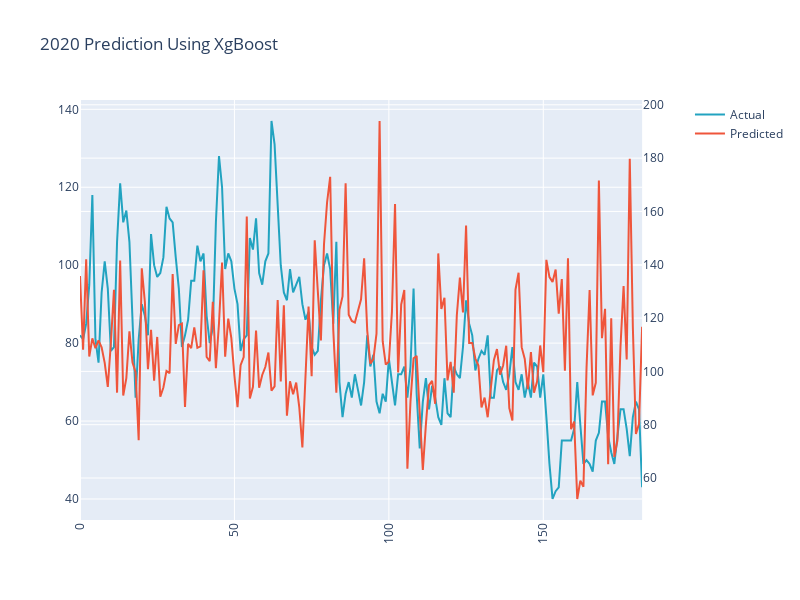

Notebook code for this chart:
### Code cell
import plotly.graph_objects as go
from plotly.subplots import make_subplots

trace1 = go.Scatter(
   
    y=df_xg.iloc[:,-1],
    name="Actual",
    marker=dict(
        color='rgb(34,163,192)'
               )
)
trace2 = go.Scatter(
    y=df_xg.iloc[:,0],
    
    name='Predicted',
    yaxis='y2'

)
fig = make_subplots(specs=[[{"secondary_y": True}]])
fig.add_trace(trace1)
fig.add_trace(trace2,secondary_y=True)
fig['layout'].update(height = 600, width = 800, title = "2020 Prediction Using XgBoost",xaxis=dict(
      tickangle=-90
    ))
fig.show()

### Figure 1 — Plotly figure (JSON) as saved in the notebook; plotly's stock layout.template omitted (floating-point values rounded to 4 significant figures; data arrays with more than 128 entries replaced by an {"elided": "..."} marker saying what was removed)
{"data": [{"marker": {"color": "rgb(34,163,192)"}, "name": "Actual", "type": "scatter", "y": {"elided": "183 int values"}}, {"name": "Predicted", "type": "scatter", "xaxis": "x", "y": {"elided": "183 float values"}, "yaxis": "y2"}], "layout": {"height": 600, "title": {"text": "2020 Prediction Using XgBoost"}, "width": 800, "xaxis": {"anchor": "y", "domain": [0, 0.94], "tickangle": -90}, "yaxis": {"anchor": "x", "domain": [0, 1]}, "yaxis2": {"anchor": "x", "overlaying": "y", "side": "right"}}}
